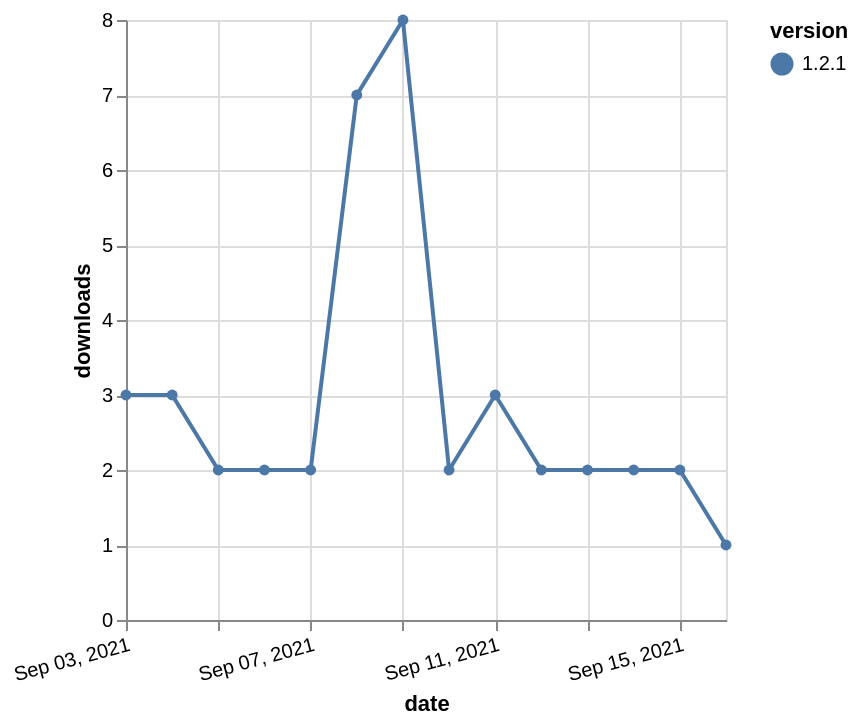

The specification (Vega-Lite) saved for this image:
### Vega-Lite specification from a JSON file in a GitHub repository (floating-point values rounded to 4 significant figures)
{"$schema": "https://vega.github.io/schema/vega-lite/v5.json", "description": "A simple bar chart with embedded data.", "data": {"values": [{"date": "2021-09-03", "total": 25740, "delta": 3, "version": "1.2.1"}, {"date": "2021-09-04", "total": 25743, "delta": 3, "version": "1.2.1"}, {"date": "2021-09-05", "total": 25745, "delta": 2, "version": "1.2.1"}, {"date": "2021-09-06", "total": 25747, "delta": 2, "version": "1.2.1"}, {"date": "2021-09-07", "total": 25749, "delta": 2, "version": "1.2.1"}, {"date": "2021-09-08", "total": 25756, "delta": 7, "version": "1.2.1"}, {"date": "2021-09-09", "total": 25764, "delta": 8, "version": "1.2.1"}, {"date": "2021-09-10", "total": 25766, "delta": 2, "version": "1.2.1"}, {"date": "2021-09-11", "total": 25769, "delta": 3, "version": "1.2.1"}, {"date": "2021-09-12", "total": 25771, "delta": 2, "version": "1.2.1"}, {"date": "2021-09-13", "total": 25773, "delta": 2, "version": "1.2.1"}, {"date": "2021-09-14", "total": 25775, "delta": 2, "version": "1.2.1"}, {"date": "2021-09-15", "total": 25777, "delta": 2, "version": "1.2.1"}, {"date": "2021-09-16", "total": 25778, "delta": 1, "version": "1.2.1"}]}, "width": "container", "mark": {"type": "line", "point": {"filled": true}}, "encoding": {"x": {"field": "date", "type": "temporal", "timeUnit": "yearmonthdate", "title": "date", "axis": {"labelAngle": -15}}, "y": {"field": "delta", "type": "quantitative", "title": "downloads"}, "color": {"field": "version", "type": "nominal"}, "tooltip": {"field": "delta"}}}
